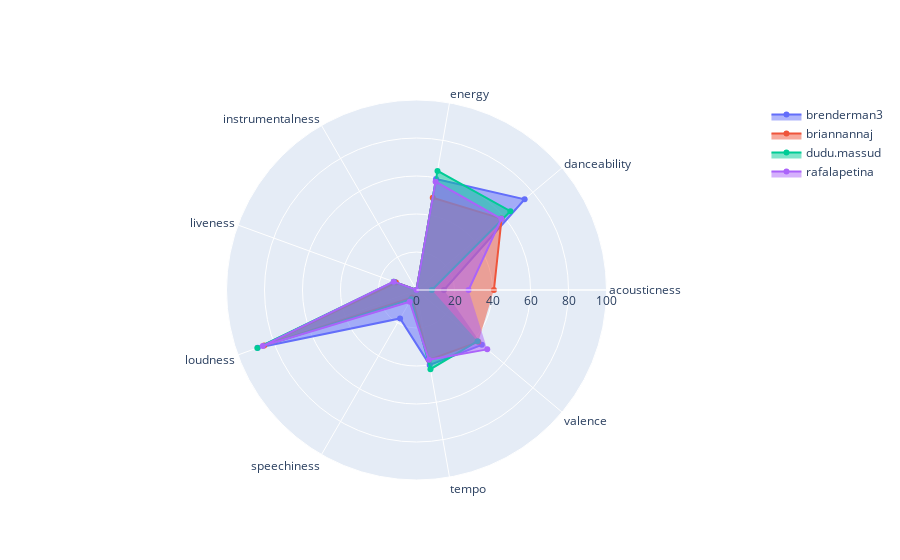

Notebook code cell kept with this figure:
### Code cell
# initialize our dictionary, keys are usernames, values are arrays of audio feature medians
friends_dict = {}

friends_dict['brenderman3'] = user_radar_chart_values(df_eddie)
friends_dict['briannannaj'] = user_radar_chart_values(df_bri)
friends_dict['dudu.massud'] = user_radar_chart_values(df_rafa)
friends_dict['rafalapetina'] = user_radar_chart_values(df_brendan)

compare_friends(friends_dict)

### Figure 1 — Plotly figure (JSON) as saved in the notebook; plotly's stock layout.template omitted (floating-point values rounded to 4 significant figures)
{"data": [{"fill": "toself", "name": "brenderman3", "r": [14.45, 74.3, 59.3, 0, 12.2, 88.94, 17.3, 40.03, 44.9], "theta": ["acousticness", "danceability", "energy", "instrumentalness", "liveness", "loudness", "speechiness", "tempo", "valence"], "type": "scatterpolar"}, {"fill": "toself", "name": "briannannaj", "r": [40.75, 58.45, 49.3, 0.0257, 11.5, 85.32, 4.615, 37.32, 42.45], "theta": ["acousticness", "danceability", "energy", "instrumentalness", "liveness", "loudness", "speechiness", "tempo", "valence"], "type": "scatterpolar"}, {"fill": "toself", "name": "dudu.massud", "r": [8.08, 64.5, 63.65, 0.000711, 12.75, 89.14, 5.655, 42.32, 41.95], "theta": ["acousticness", "danceability", "energy", "instrumentalness", "liveness", "loudness", "speechiness", "tempo", "valence"], "type": "scatterpolar"}, {"fill": "toself", "name": "rafalapetina", "r": [27.4, 58.3, 57.9, 0.0699, 12.8, 86.11, 7.09, 37.29, 48.6], "theta": ["acousticness", "danceability", "energy", "instrumentalness", "liveness", "loudness", "speechiness", "tempo", "valence"], "type": "scatterpolar"}], "layout": {"polar": {"radialaxis": {"range": [0, 100], "visible": true}}, "showlegend": true}}
